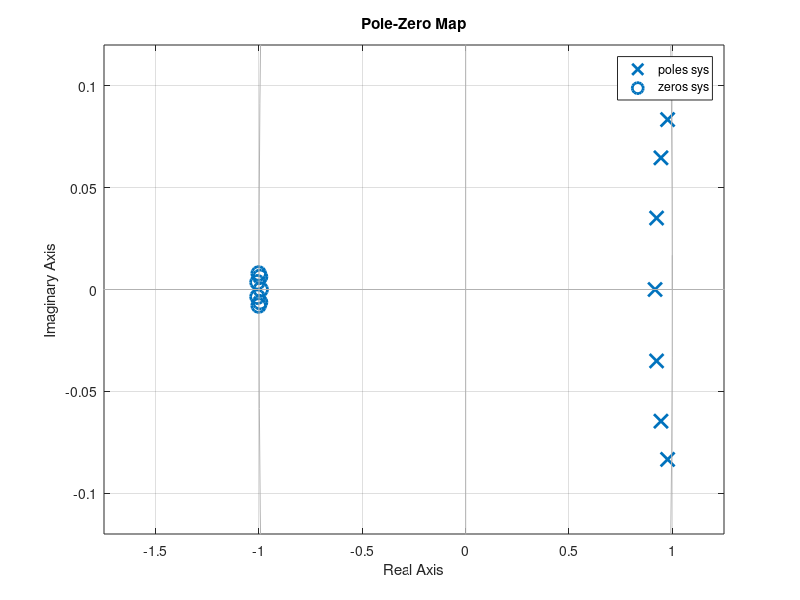
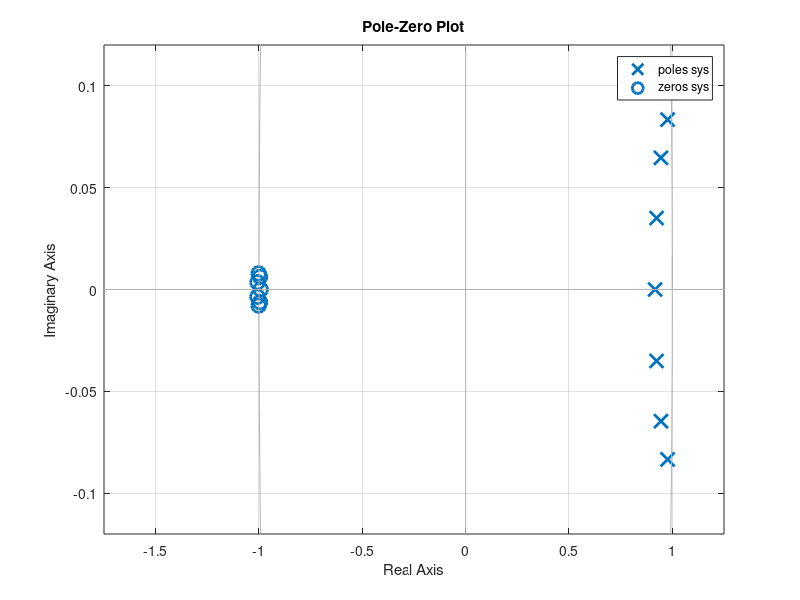
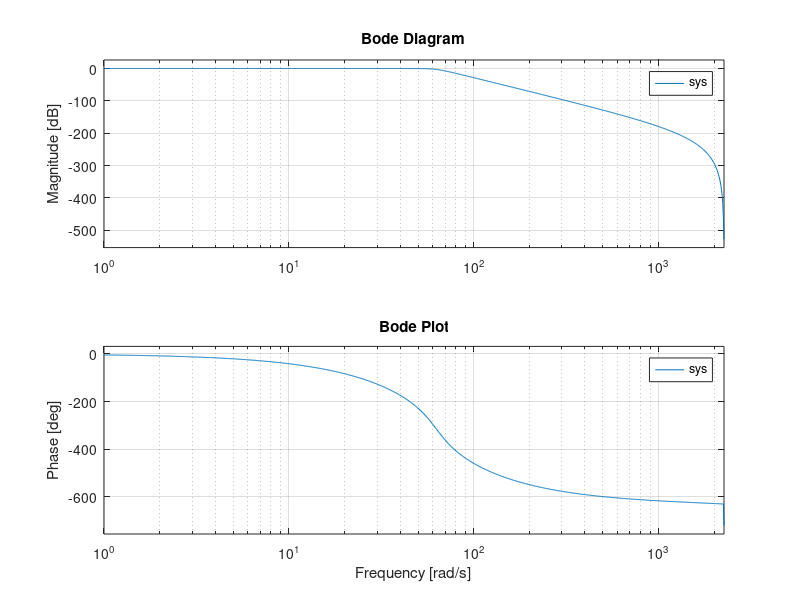
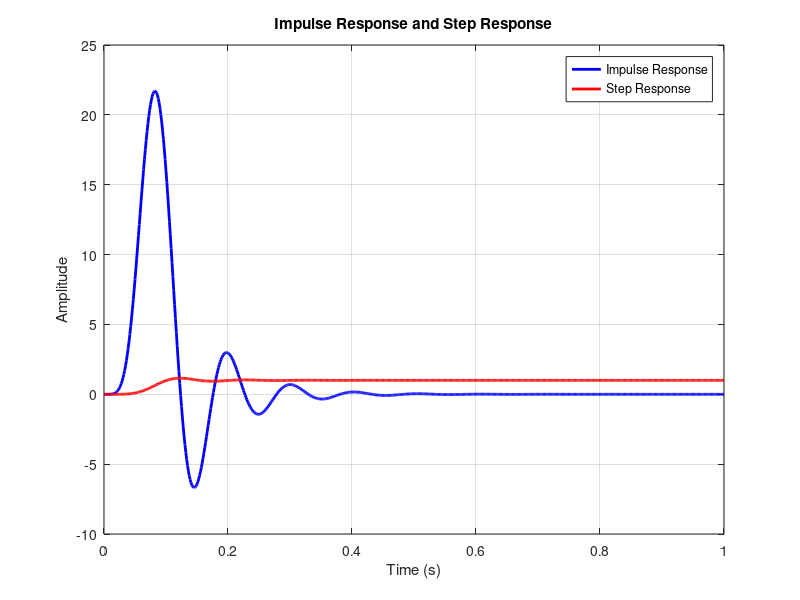

These charts were generated, in order, by the following MATLAB code: (Note: this script raises an error after producing the figures.)
alpha= 1 + mod(282,3);
%%%Q1
fc = 10;
fs = 720;
Wp = 10/360;
Ws = 20/360;

[n,Wn] = buttord(Wp,Ws,3,40);

[b,a] = butter(n,Wn);
sys= tf(b,a,1/720)
figure
pzmap(sys)

figure
pzmap(sys)
grid on
title('Pole-Zero Plot');
figure
bode(sys)
title('Bode Plot');



% Define the time vector for 1 second
t = 0:1/fs:1;
impulse_response = impulse(sys, t);
step_response = step(sys, t);

figure;
plot(t, impulse_response, 'b', 'LineWidth', 2, 'DisplayName', 'Impulse Response');
hold on;
plot(t, step_response, 'r', 'LineWidth', 2, 'DisplayName', 'Step Response');
xlabel('Time (s)');
ylabel('Amplitude');
title('Impulse Response and Step Response');
legend('show');
grid on;

%%%% Q2

ecg_signal = load('ECG_Data.txt');
filtered_signal = filter(b,a,ecg_signal);

t = (0:length(ecg_signal)-1) / fs;

%Plot the original and filtered ECG signals
subplot(2,1,1);
plot(t, ecg_signal);
title('Original ECG Data');
xlabel('Time (s)');
ylabel('Amplitude');

subplot(2,1,2);
plot(t, filtered_signal);
title('Filtered ECG Data');
xlabel('Time (s)');
ylabel('Amplitude');

%%%%Q3
% Load the audio file
filename = 'instru3.wav';
[y, Fs] = audioread(filename);

% Compute the spectrogram of the audio signal
window_size = 1024;  % You can adjust this based on your preference
overlap = 512;       % Adjust overlap as needed
nfft = 2048;         % Adjust FFT size as needed

spectrogram(y, hamming(window_size), overlap, nfft, Fs, 'yaxis');
title('Original Spectrogram');
xlabel('Time (s)');
ylabel('Frequency (Hz)');
colorbar;

% Design a digital Butterworth bandpass filter
f_passband = [100 1000];  % Passband frequency range (adjust as needed)
order = 7;                % Filter order (adjust as needed)

[b, a] = butter(order, f_passband / (Fs/2), 'bandpass');

% Apply the filter to the audio signal
filtered_signal = filter(b, a, y);

% Save the filtered audio to a new WAV file
output_filename = 'filtered_instru3.wav';
audiowrite(output_filename, filtered_signal, Fs);

% Plot the spectrogram of the filtered audio
figure;
spectrogram(filtered_signal, hamming(window_size), overlap, nfft, Fs, 'yaxis');
title('Filtered Spectrogram');
xlabel('Time (s)');
ylabel('Frequency (Hz)');
colorbar;

% Play the filtered audio
sound(filtered_signal, Fs);
% 
% 
%%%%Q4
stopband_attenuation = 40; % Minimum stopband attenuation in dB
Fs = 720;            % Sampling frequency in samples/sec
Fp = 10;             % Passband edge frequency in Hz
Fstop = 20;          % Stopband edge frequency in Hz

% Calculate normalized cutoff frequencies (Wc and Ws)
Wc = 2 * Fp / Fs;
Ws = 2 * Fstop / Fs;

% Determine filter order (N) using the formula for Chebyshev Type I filter
[n, Wn] = cheb1ord(Wc, Ws, alpha, stopband_attenuation);

% Design the Chebyshev Type I filter
[z, p] = cheby1(n, alpha, Wn);
sos_chebyshev = tf(z, p, 1/Fs);

% Design the Butterworth filter as in the previous example
[n_butterworth, Wn_butterworth] = buttord(Wc, Ws, alpha, stopband_attenuation);
[z_butterworth, p_butterworth] = butter(n_butterworth, Wn_butterworth);
sos_butterworth = tf(z_butterworth, p_butterworth, 1/Fs);

% Compare the filter orders
fprintf('Chebyshev Type I Filter Order: %d\n', n);
fprintf('Butterworth Filter Order: %d\n', n_butterworth);

% Plot the Bode plots of Chebyshev Type I and Butterworth filters
figure;
bode(sos_chebyshev, 'r', sos_butterworth, 'b');
title('Bode Plot Comparison - Chebyshev Type I vs. Butterworth');
legend('Chebyshev Type I', 'Butterworth');
grid on;

% Define the time vector for 1 second
t = 0:1/Fs:1;

% Compute the impulse response of the Chebyshev Type I filter
impulse_response_chebyshev = impulse(sos_chebyshev, t);

% Compute the step response of the Chebyshev Type I filter
step_response_chebyshev = step(sos_chebyshev, t);

% Compute the impulse response and step response of the Butterworth filter
impulse_response_butterworth = impulse(sos_butterworth, t);
step_response_butterworth = step(sos_butterworth, t);

% Plot the impulse response and step response of both filters on the same graph
figure;
plot(t, impulse_response_chebyshev, 'r', 'LineWidth', 2, 'DisplayName', 'Chebyshev Type I');
hold on;
plot(t, impulse_response_butterworth, 'b', 'LineWidth', 2, 'DisplayName', 'Butterworth');
xlabel('Time (s)');
ylabel('Amplitude');
title('Impulse Response Comparison - Chebyshev Type I vs. Butterworth');
legend('Location', 'northeast');
grid on;

figure;
plot(t, step_response_chebyshev, 'r', 'LineWidth', 2, 'DisplayName', 'Chebyshev Type I');
hold on;
plot(t, step_response_butterworth, 'b', 'LineWidth', 2, 'DisplayName', 'Butterworth');
xlabel('Time (s)');
ylabel('Amplitude');
title('Step Response Comparison - Chebyshev Type I vs. Butterworth');
legend('Location', 'southeast');
grid on;
